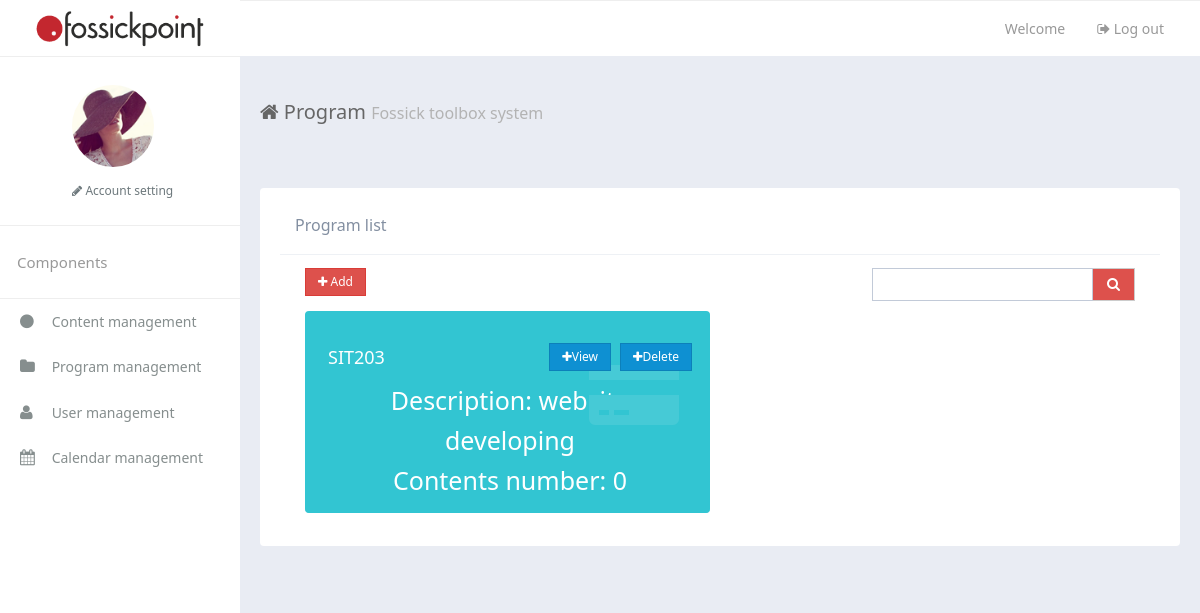
The app's page /toolbox/programs/, older data.
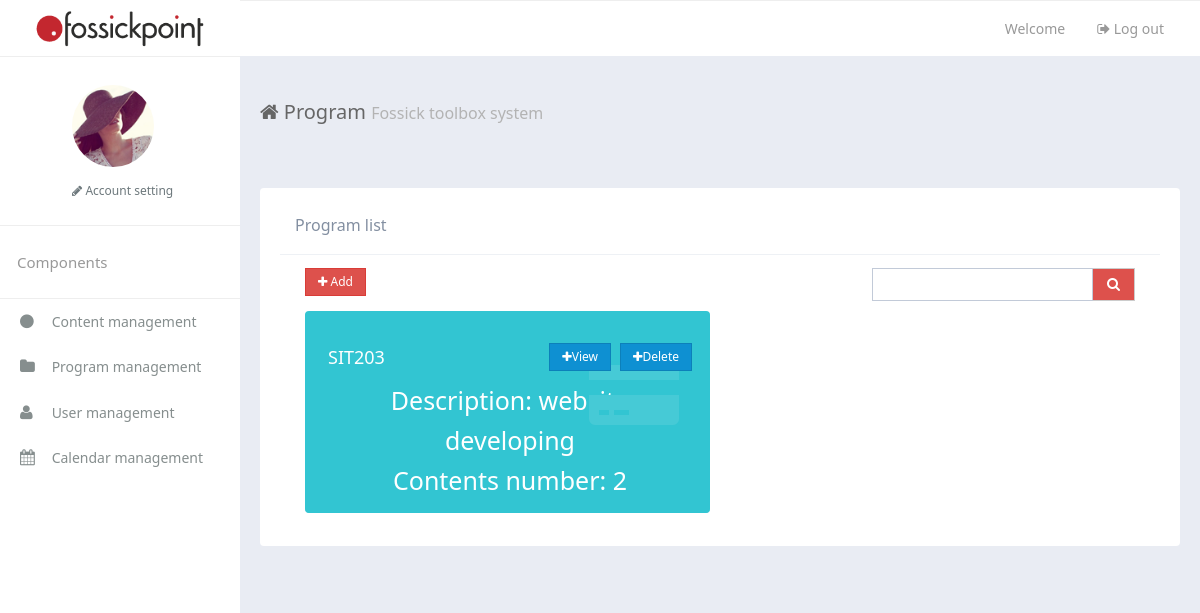
The same page, newer data.
### toolbox/models.py (models this page shows)
class Program(models.Model):
    name = models.CharField(max_length=100)
    describe = models.CharField(max_length=200)
    contentsNumber = models.IntegerField(default=0)

### toolbox/views.py (the view, shortened to what this page needs)
def programs(request):
    programList = Program.objects.all().values()
    context = {'programList':programList}
    return render(request,"toolbox/programs.html", context)

### toolbox/templates/toolbox/programs.html (shortened to what this page needs)
{% extends 'toolbox/_base.html' %} {% load static %}
{% block title %} Program {% endblock %}
{% block main %}
<div class="row-content am-cf">
    <div class="row">
        <div class="am-u-sm-12 am-u-md-12 am-u-lg-12">
            <div class="widget am-cf">
                <div class="widget-head am-cf">
                    <div class="widget-title  am-cf">Program list</div>
                </div>
                <div class="widget-body">
                    <div>
                                    <div class="am-u-sm-12 am-u-md-12 am-u-lg-8">
                        <div class="am-form-group">
                            <div class="am-btn-toolbar">
                                <div class="am-btn-group am-btn-group-xs">
                                    <button type="button" class="am-btn am-btn-default am-btn-danger" id="add">
                                                    <span class="am-icon-plus"></span> Add</button>
                                </div>
                            </div>
                        </div>
                    </div>
                <form>
                                    <div class="am-u-sm-12 am-u-md-12 am-u-lg-4">
                        <div class="am-input-group am-input-group-sm tpl-form-border-form cl-p">
                            <input type="text" class="am-form-field" name="keywordSearch">
                            <span class="am-input-group-btn">
                                <button class="am-btn  am-btn-default am-btn-danger tpl-table-list-field am-icon-search" type="submit" ></button></span>
                        </div>
                    </div>
                    </form>
                        </div>
                    {% if programList %}
                        {% for program in programList %}
                                    <div class="am-u-sm-18 am-u-md-9 am-u-lg-6">
                                        <div class="widget widget-primary am-cf">
                                            <div class="widget-statistic-header" style="font-size:18px">
                            {{program.name}}
                                                <span class="am-btn-group am-btn-group-xs am-fr"  style="padding-left:40px">
                                    <button type="button" class="am-btn am-btn-primary" style="margin-right:10px" onclick="viewProgram('{{program.id}}')"><span class="am-icon-plus"></span>View</button>
                                    <button type="button" class="am-btn am-btn-primary"><span class="am-icon-plus"></span>Delete</button>
                                </span>
                        </div>
                        <div class="widget-statistic-body">
                            <div style="font-size:25px" align = "center">
                                Description: {{program.describe}}
                            </div>
                            <div style="font-size:25px" align = "center">
                                Contents number: {{program.contentsNumber}}
                            </div>
                            <span class="widget-statistic-icon am-icon-credit-card-alt"></span>
                        </div>
                                        </div>
                                    </div>
                        {% endfor %}
                    {% endif %}
</div>
        </div>
    </div>
</div>
{% endblock %}

Row changes from the older to the newer data that the page shows:
changed Program "website developing": contentsNumber "0" → "2"
